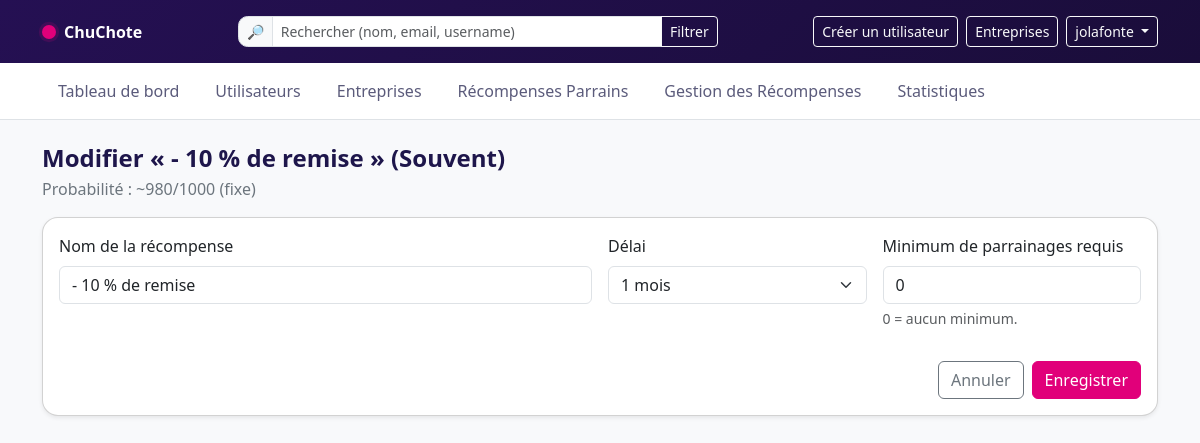
The page /rewards/1/update/ (signed in) on the database its author committed.
### accounts/models.py (models this page shows, shortened)
class User(AbstractUser, PermissionsMixin):
    class Profile(models.TextChoices):
        SUPERADMIN = "superadmin", "Superadmin (plateforme)"
        ADMIN = "admin", "Admin d’entreprise"
        OPERATEUR = "operateur", "Opérateur"
        CLIENT = "client", "Client (V1: non utilisable)"
    profile = models.CharField(
        max_length=20,
        choices=Profile.choices,
        default=Profile.CLIENT,
    )
    company = models.ForeignKey(
        Company, on_delete=models.SET_NULL, null=True, blank=True, related_name="users"
    )
    def is_superadmin(self) -> bool:
        return self.profile == self.Profile.SUPERADMIN

### rewards/models.py (models this page shows, shortened)
class RewardTemplate(models.Model):
    BUCKETS = (
        ("SOUVENT", "Souvent"),
        ("MOYEN", "Moyen"),
        ("RARE", "Rare"),
        ("TRES_RARE", "Très rare"),
    )
    company = models.ForeignKey(
        Company, on_delete=models.CASCADE, related_name="reward_templates"
    )
    bucket = models.CharField(max_length=10, choices=BUCKETS)
    label = models.CharField(max_length=120, default="-10 % de remise")
    cooldown_months = models.PositiveSmallIntegerField(default=1)
    cooldown_days = models.PositiveIntegerField(default=30)
    min_referrals_required = models.PositiveIntegerField(
        default=0,
        help_text="Nombre minimum de parrainages requis pour débloquer cette récompense."
    )
    probability_display = models.CharField(max_length=20, default="", editable=False)
    class Meta:
        unique_together = (("company", "bucket"),)
        ordering = ("company", "bucket")

### rewards/views.py (the view)
# urls.py: path("<int:pk>/update/", reward_update, name="update"),
@login_required
def reward_update(request, pk):
    company = _current_company(request, allow_default_for_superadmin=True)
    r = get_object_or_404(RewardTemplate, pk=pk, company=company)
    if request.method == "POST":
        form = RewardTemplateForm(request.POST, instance=r)
        if form.is_valid():
            form.save()
            messages.success(request, "Récompense mise à jour.")
            return redirect("rewards:list")
    else:
        form = RewardTemplateForm(instance=r)
    return render(request, "rewards/form.html", {"form": form, "tpl": r, "ui": BUCKET_UI[r.bucket], "company": company})

### rewards/forms.py (shortened to what this page needs)
class RewardTemplateForm(forms.ModelForm):
    label = forms.CharField(
        max_length=17,
        label="Nom de la récompense",
        widget=forms.TextInput(attrs={
            "class": "form-control",
            "placeholder": "Ex. -10 %",
            "maxlength": "17",   # limite côté navigateur
        }),
        error_messages={
            "max_length": "Maximum 17 caractères.",
        },
    )
    cooldown_months = forms.TypedChoiceField(
        choices=[(i, f"{i} mois") for i in range(1, 7)],
        coerce=int,
        label="Délai",
        widget=forms.Select(attrs={"class": "form-select"})
    )
    min_referrals_required = forms.IntegerField(
        min_value=0,
        label="Minimum de parrainages requis",
        widget=forms.NumberInput(attrs={
            "class": "form-control",
            "placeholder": "0",
            "inputmode": "numeric"
        })
    )
    class Meta:
        model = RewardTemplate
        fields = ("label", "cooldown_months", "min_referrals_required")

### rewards/views.py (called while the page is built)
def _is_superadmin(u) -> bool:
    return hasattr(u, "is_superadmin") and u.is_superadmin()

def _current_company(request, *, allow_default_for_superadmin: bool = True) -> Company | None:
    user = request.user
    if not _is_superadmin(user):
        return getattr(user, "company", None)
    raw_cid = request.GET.get("company")
    if isinstance(raw_cid, str):
        raw_cid = raw_cid.strip()
    if not raw_cid:
        raw_cid = request.session.get("dash_company_id")  # peut être un int
    company = Company.objects.filter(pk=raw_cid).first() if raw_cid else None
    if company:
        request.session["dash_company_id"] = company.id  # on stocke proprement l'int
        return company
    if allow_default_for_superadmin:
        company = Company.objects.order_by("name").first()
        if company:
            request.session["dash_company_id"] = company.id
        return company
    return None

### templates/rewards/form.html (shortened to what this page needs)
{% extends "base_dashboard.html" %}
{% block body_data_page %}recompenses{% endblock %}
{% block content %}
<header class="mb-3">
  <h1 class="h4 section-title mb-1">Modifier « {{ tpl.label }} » ({{ ui.label }})</h1>
  <div class="text-secondary">Probabilité : ~{{ tpl.probability_display }} (fixe)</div>
</header>
<div class="card shadow-sm">
  <form method="post" class="card-body vstack gap-3">
    <div class="row g-3">
      <div class="col-md-6">
        <label for="{{ form.label.id_for_label }}" class="form-label">Nom de la récompense</label>
        {{ form.label }}
      </div>
      <div class="col-md-3">
        <label for="{{ form.cooldown_months.id_for_label }}" class="form-label">Délai</label>
        {{ form.cooldown_months }}
      </div>
      <div class="col-md-3">
        <label for="{{ form.min_referrals_required.id_for_label }}" class="form-label">
          Minimum de parrainages requis
        </label>
        {{ form.min_referrals_required }}
        <div class="form-text">0 = aucun minimum.</div>
      </div>
    </div>
    <div class="d-flex justify-content-end gap-2 mt-3">
      <a href="{% url 'rewards:list' %}" class="btn btn-outline-secondary">Annuler</a>
      <button type="submit" class="btn btn-primary">Enregistrer</button>
    </div>
  </form>
</div>
{% endblock %}

### templates/base_dashboard.html (shortened to what this page needs)
{% load static %}
<!doctype html>
<html lang="fr">
<head>
  <link rel="stylesheet" href="{% static 'bootstrap/css/bootstrap.min.css' %}">
  <link rel="stylesheet" href="{% static 'css/app.css' %}">
</head>
<body data-page="{% block body_data_page %}{% endblock %}">
  <header class="topbar border-bottom sticky-top">
    <div class="topbar-gradient">
      <div class="container py-3">
        <div class="d-flex align-items-center justify-content-between gap-3">
          <a class="navbar-brand d-flex align-items-center gap-2 text-white text-decoration-none"
             href="{% url 'dashboard:root' %}">
            <span class="brand-dot"></span>
            <span class="fw-bold">ChuChote</span>
          </a>
          <form class="d-none d-md-flex" role="search" method="get" action="" style="min-width: 480px;">
            <div class="input-group input-group-sm">
              <span class="input-group-text">🔎</span>
              <input class="form-control"
                     type="search"
                     name="q"
                     value="{{ current_q|default:'' }}"
                     placeholder="Rechercher (nom, email, username)"
                     aria-label="Search">
              <button class="btn btn-outline-light" type="submit">Filtrer</button>
            </div>
          </form>
          <div class="d-flex align-items-center gap-2">
            <a class="btn btn-sm btn-outline-light" href="{% url 'accounts:user_create' %}">Créer un utilisateur</a>
            {% if request.user.profile == 'superadmin' %}
              <a class="btn btn-sm btn-outline-light" href="{% url 'accounts:company_list' %}">
                Entreprises
              </a>
            {% endif %}
            <div class="dropdown">
              <button class="btn btn-sm btn-outline-light dropdown-toggle" data-bs-toggle="dropdown">
                {{ request.user.get_username|default:"Compte" }}
              </button>
            </div>
          </div>
        </div>
      </div>
    </div>
    <div class="topbar-nav bg-white">
      <div class="container">
        <ul class="nav nav-pills gap-1 py-2" id="mainNav">
          <li class="nav-item">
            <a class="nav-link {% block nav_dashboard_active %}{% endblock %}"
               href="{% url 'dashboard:root' %}">
              Tableau de bord
            </a>
          </li>
          <li class="nav-item">
            <a class="nav-link {% block nav_users_active %}{% endblock %}"
               href="{% url 'accounts:user_list' %}">
              Utilisateurs
            </a>
          </li>
          {% if request.user.profile == 'superadmin' %}
            <li class="nav-item">
              <a class="nav-link {% block nav_companies_active %}{% endblock %}"
                 href="{% url 'accounts:company_list' %}">
                Entreprises
              </a>
            </li>
          {% endif %}
          <li class="nav-item">
            <a class="nav-link {% block nav_clients_active %}{% endblock %}"
               href="{% url 'dashboard:clients_list' %}">
              Récompenses Parrains
            </a>
          </li>
          <li class="nav-item">
            <a class="nav-link {% block nav_rewards_active %}{% endblock %}"
               href="{% url 'rewards:list' %}">
              Gestion des Récompenses
            </a>
          </li>
          <li class="nav-item">
            <a class="nav-link {% block nav_stats_active %}{% endblock %}" href="{% url 'rewards:stats' %}">
              Statistiques
            </a>
          </li>
        </ul>
      </div>
    </div>
  </header>
  <main class="container my-4">
    {% block content %}{% endblock %}
  </main>
</body>
</html>

### static/css/app.css (style rules this page uses)
:root { --brand-primary:#E1007A; --brand-gradient-start:#251053; --brand-gradient-end:#1A0D3A; --brand-ink:#1E164B; }
body { background-color:#f8f9fb }
.topbar-gradient { background: linear-gradient(140deg, var(--brand-gradient-start) 0%, var(--brand-gradient-end) 100%); }
.navbar-brand .brand-dot { width: 14px; height:14px; display:inline-block; border-radius:50%; background: var(--brand-primary); box-shadow: 0 0 0 .2rem rgba(225,0,122,.15); }
.btn-primary { --bs-btn-bg: var(--brand-primary); --bs-btn-border-color: var(--brand-primary); --bs-btn-hover-bg: #c40069; --bs-btn-hover-border-color: #c40069; }
.topbar .form-control { border-radius:.6rem; }
.topbar .input-group-text { border-radius:.6rem 0 0 .6rem; }
.topbar-nav .nav-link { color:#5b5b7b; border-radius:.6rem; }
.section-title { color: var(--brand-ink); font-weight:800; }
.card { border-radius:1rem; }

### rows shown on the page
User: user.get_username "jolafonte"
RewardTemplate: label "- 10 % de remise", label "Souvent", probability_display "980/1000", cooldown_months "1 mois", min_referrals_required "0"
